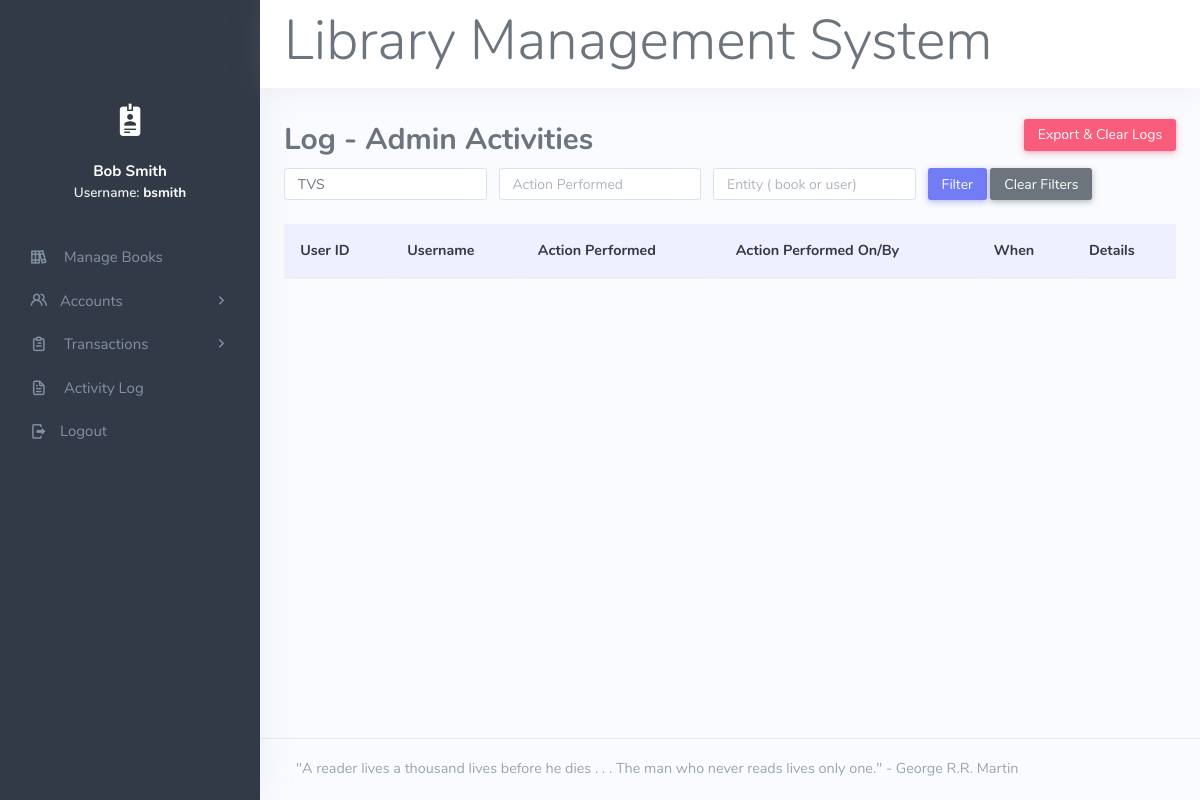
Before: /app/admin/view-activity.php?user=TVS (signed in) with the older database file.
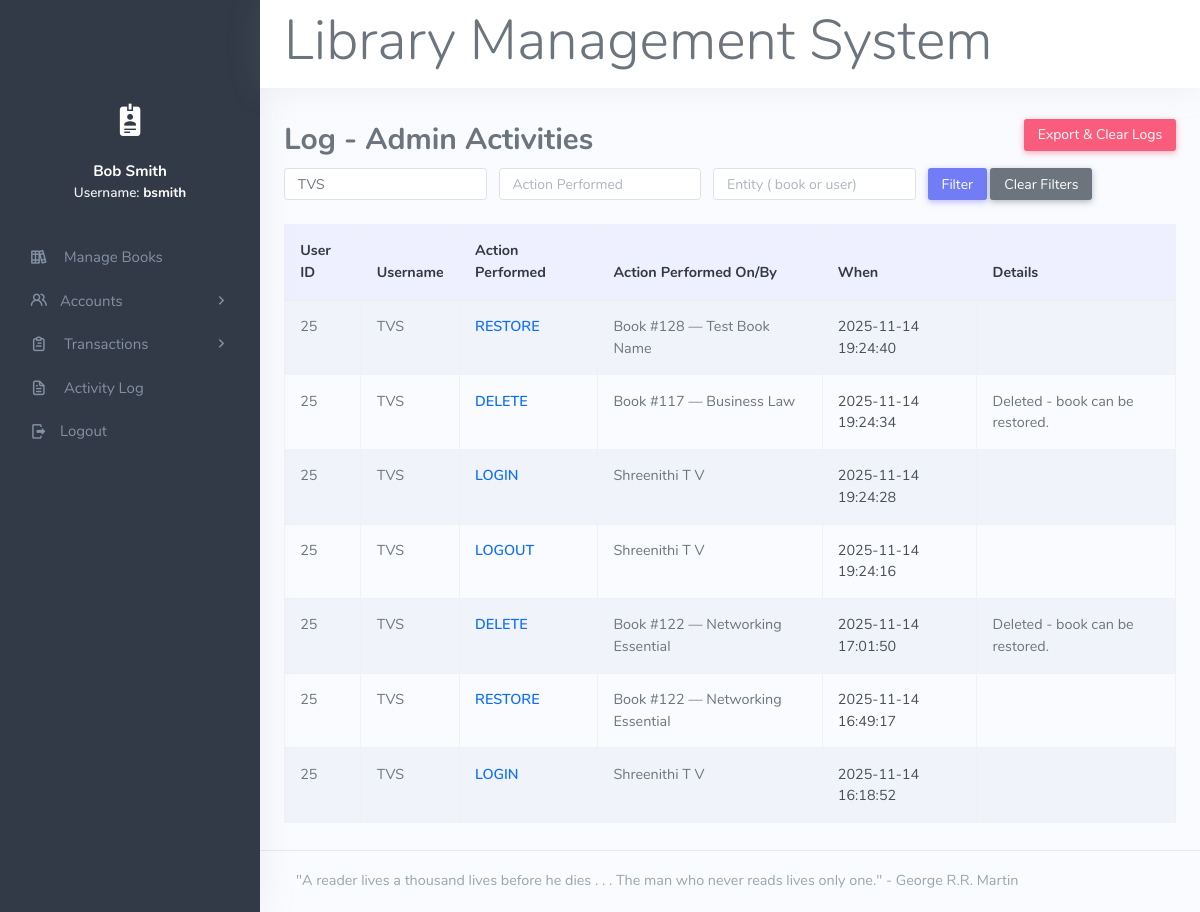
After: the same page with the newer database file.
### tables this page shows
CREATE TABLE `activity_logs` (
  `id` int(11) NOT NULL,
  `user_name` varchar(100) DEFAULT NULL,
  `role` varchar(50) DEFAULT NULL,
  `action` varchar(50) NOT NULL,
  `entity` varchar(50) NOT NULL,
  `entity_id` varchar(50) DEFAULT NULL,
  `details` text DEFAULT NULL,
  `created_at` datetime NOT NULL DEFAULT current_timestamp()
);

CREATE TABLE `books` (
  `book_id` int(11) NOT NULL,
  `title` varchar(255) NOT NULL,
  `author` varchar(100) NOT NULL,
  `publisher` varchar(100) NOT NULL,
  `year` varchar(4) NOT NULL,
  `category` varchar(100) NOT NULL,
  `deleted_at` datetime DEFAULT NULL
);

### app/admin/view-activity.php (the view, shortened to what the changed rows need)
<?php
include('../../format/header.php');
include('../../format/sidebar.php');
$user   = trim($_GET['user']   ?? '');
$where  = [];
$params = [];
$types  = '';
if ($user !== '') {
    $where[]  = "l.user_name = ?";
    $params[] = $user;
    $types   .= 's';
}
$sql = "
    SELECT
        l.id,
        l.user_name,
        l.action,
        l.entity,
        l.entity_id,
        l.details,
        l.created_at,
        a.admin_id,
        a.firstname AS admin_firstname,
        a.lastname  AS admin_lastname,
        b.title     AS book_title
    FROM activity_logs l
    LEFT JOIN admin a
        ON a.username = l.user_name
    LEFT JOIN books b
        ON l.entity = 'book'
       AND b.book_id = l.entity_id
";
if ($where) {
    $sql .= " WHERE " . implode(' AND ', $where);
}
$sql .= " ORDER BY l.created_at DESC LIMIT 200";
$stmt = $conn->prepare($sql);
if ($where) {
    $stmt->bind_param($types, ...$params);
}
$stmt->execute();
$res = $stmt->get_result();
?>
<div class="container">
    <br>
    <div class="d-flex justify-content-between align-items-center mb-2">
        <h2 class="mb-0">Log - Admin Activities</h2>
    </div>
    <table class="table table-bordered table-striped table-hover activity-log-table">
        <thead>
            <tr>
                <th>User ID</th>
                <th>Username</th>
                <th>Action Performed</th>
                <th>Action Performed On/By</th>
                <th>When</th>
                <th>Details</th>
            </tr>
        </thead>
        <tbody>
        <?php while ($row = $res->fetch_assoc()): ?>
            <?php
            $userId = $row['admin_id'] ?? null;
            $target = '';
            if ($row['entity'] === 'book') {
                $bookId    = $row['entity_id'];
                $bookTitle = $row['book_title'] ?? '';
                if ($bookTitle !== '') {
                    $target = 'Book #' . htmlspecialchars($bookId) . ' — ' . htmlspecialchars($bookTitle);
                } else {
                    $target = 'Book #' . htmlspecialchars($bookId);
                }
            } elseif ($row['entity'] === 'user') {
                $fullName = trim(
                    ($row['admin_firstname'] ?? '') . ' ' .
                    ($row['admin_lastname']  ?? '')
                );
                if ($fullName !== '') {
                    $target = htmlspecialchars($fullName);
                } else {
                    $target = htmlspecialchars($row['user_name']);
                }
            } else {
                $target = htmlspecialchars((string)$row['entity_id']);
            }
            $detailsRaw    = $row['details'] ?? '';
            $prettyDetails = '';
            $decoded       = json_decode($detailsRaw, true);
            if (is_array($decoded)) {
                if ($row['action'] === 'UPDATE' && isset($decoded['changed_fields']) && is_array($decoded['changed_fields'])) {
                    $fields = array_map('htmlspecialchars', $decoded['changed_fields']);
                    if ($fields) {
                        $prettyDetails = 'Changed fields: ' . implode(', ', $fields);
                    }
                } elseif ($row['action'] === 'DELETE' && isset($decoded['soft']) && $decoded['soft']) {
                    $prettyDetails = 'Deleted - book can be restored.';
                }
            } else {
                $prettyDetails = '';
            }
            ?>
            <tr>
                <td><?= htmlspecialchars($userId) ?></td>
                <td><?= htmlspecialchars($row['user_name']) ?></td>
                <td><?= htmlspecialchars($row['action']) ?></td>
                <td><?= $target ?></td>
                <td><?= htmlspecialchars($row['created_at']) ?></td>
                <td><?= $prettyDetails ?></td>
            </tr>
        <?php endwhile; ?>
        </tbody>
    </table>
</div>
<?php include('../../format/footer.php'); ?>

Changed rows visible on the page:
added activity_logs: admin.admin_id "25", user_name "TVS", action "RESTORE", entity.title "Book #128 — Test Book Name", created_at "2025-11-14 19:24:40"
added activity_logs: admin.admin_id "25", user_name "TVS", action "DELETE", entity.title "Book #117 — Business Law", created_at "2025-11-14 19:24:34", prettyDetails "Deleted - book can be restored."
added activity_logs: admin.admin_id "25", user_name "TVS", action "LOGIN", admin.firstname+lastname "Shreenithi T V", created_at "2025-11-14 19:24:28"
added activity_logs: admin.admin_id "25", user_name "TVS", action "LOGOUT", admin.firstname+lastname "Shreenithi T V", created_at "2025-11-14 19:24:16"
added activity_logs: admin.admin_id "25", user_name "TVS", action "DELETE", entity.title "Book #122 — Networking Essential", created_at "2025-11-14 17:01:50", prettyDetails "Deleted - book can be restored."
added activity_logs: admin.admin_id "25", user_name "TVS", action "RESTORE", entity.title "Book #122 — Networking Essential", created_at "2025-11-14 16:49:17"
added activity_logs: admin.admin_id "25", user_name "TVS", action "LOGIN", admin.firstname+lastname "Shreenithi T V", created_at "2025-11-14 16:18:52"
